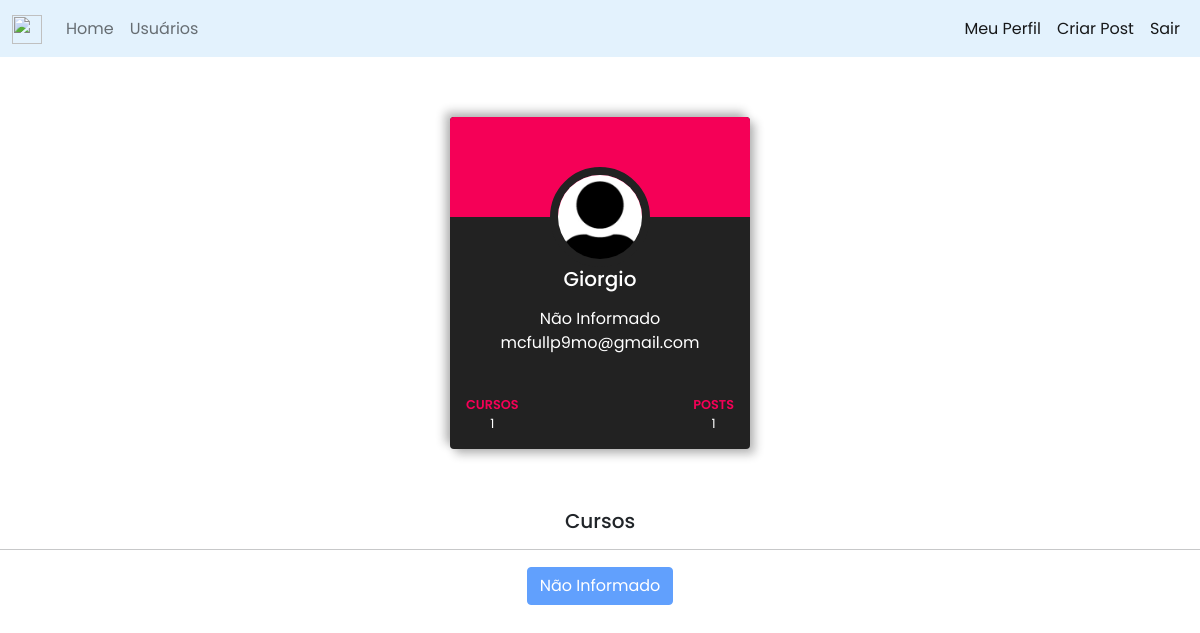
The page /usuario/1 (signed in) on the database as committed earlier.
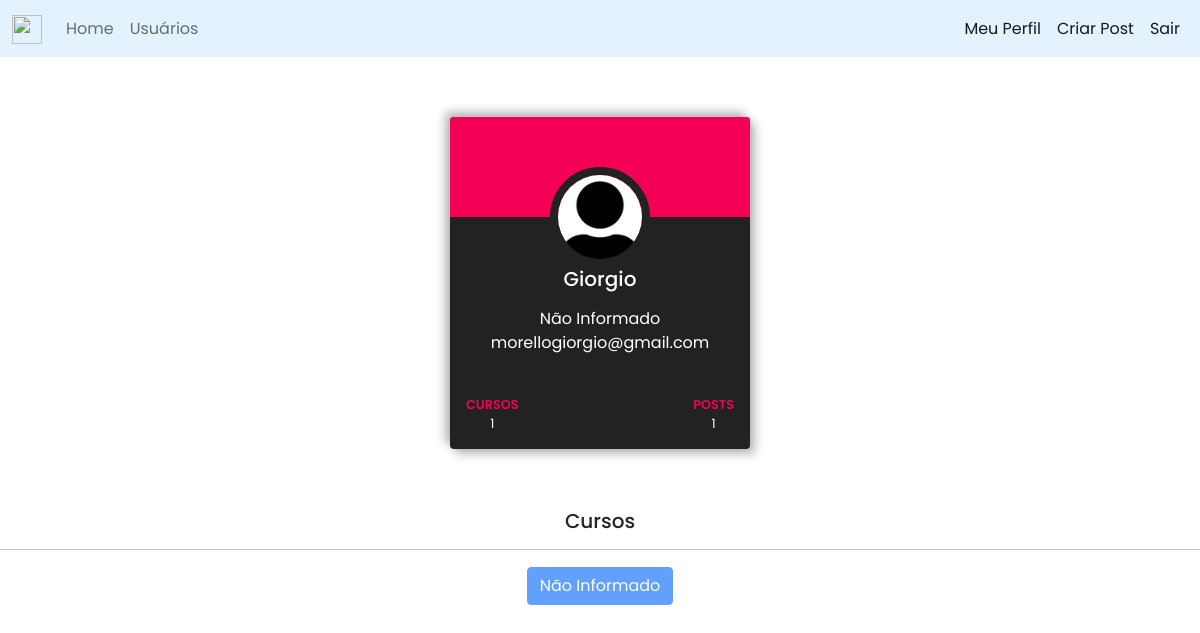
The same page on the database as committed later.
### projeto_site/models.py (models this page shows)
class Usuario(database.Model, UserMixin):
    id = database.Column(database.Integer, primary_key=True)
    username = database.Column(database.String, nullable=False)
    email = database.Column(database.String, nullable=False, unique=True)
    password = database.Column(database.String, nullable=False)
    foto_perfil = database.Column(database.String, default='default.jpg')
    posts = database.relationship('Post', backref='autor', lazy=True)
    profissao = database.Column(database.String, nullable=False, default='Não Informado')
    cursos = database.Column(database.String, nullable=False, default='Não Informado')
    def contar_post(self):
        return len(self.posts)

### projeto_site/routes.py (the view)
@app.route("/usuario/<id_user>")
@login_required
def exibir_usuario(id_user):
    usuario = Usuario.query.get(id_user)
    return render_template('exibir_user.html', usuario=usuario)

### projeto_site/models.py (called while the page is built)
@login_manager.user_loader
def load_usuario(id_usuario):
    return Usuario.query.get(int(id_usuario))

### projeto_site/templates/exibir_user.html (shortened to what this page needs)
{% extends 'base.html' %}
{% block body %}
<div class="wrapper">
        <div class="card text-white">
            <div class="img-container d-flex align-items-center justify-content-center">
                <img src="{{ url_for('static', filename='foto_perfil/{}'.format(usuario.foto_perfil)) }}"
                    alt="" class="rounded-circle">
            </div>
            <div class="user">
                <div class="h5 text-center m-0">
                   <p>{{ usuario.username }}</p >
                </div>
                <div class="text-center text-white mb-4">
                    <span class="followers">{{ usuario.profissao }}</span>
                    <br>
                    <span class="followers pt-5">{{ usuario.email }}</span>
                </div>
            </div>
            <div class="px-3">
                <div class="d-flex align-items-center justify-content-between py-3 pe-none">
                    <div class="details project">
                        <div class="head text-uppercase">Cursos</div>
                        {% if usuario.cursos == ''%}
                            <div class="fs-08 text-center">0</div>
                        {% else %}
                            <div class="fs-08 text-center">{{ usuario.cursos.count(';') + 1 }}</div>
                        {% endif %}
                    </div>
                    <div class="details post">
                        <div class="head text-uppercase">Posts </div>
                        <div class="fs-08 text-center">{{ usuario.contar_post() }}</div>
                    </div>
                </div>
            </div>
        </div>
    </div>
<center>
    <h5>Cursos</h5>
    <hr>
    <div class="row cur">
        <div class="col-12">
            {% for curso in usuario.cursos.split(';') %}
                {% if curso == '' %}
                <button type="button" class="btn btn-primary"disabled>Não Informado</button>
                {% else %}
                    <button type="button" class="btn btn-primary"disabled>{{ curso }}</button>
                {% endif %}
            {% endfor %}
        </div>
    </div>
</center>
{% endblock %}

Rows that differ between the two databases and show on the page:
changed Usuario "Não Informado": email "mcfullp9mo@gmail.com" → "morellogiorgio@gmail.com"
